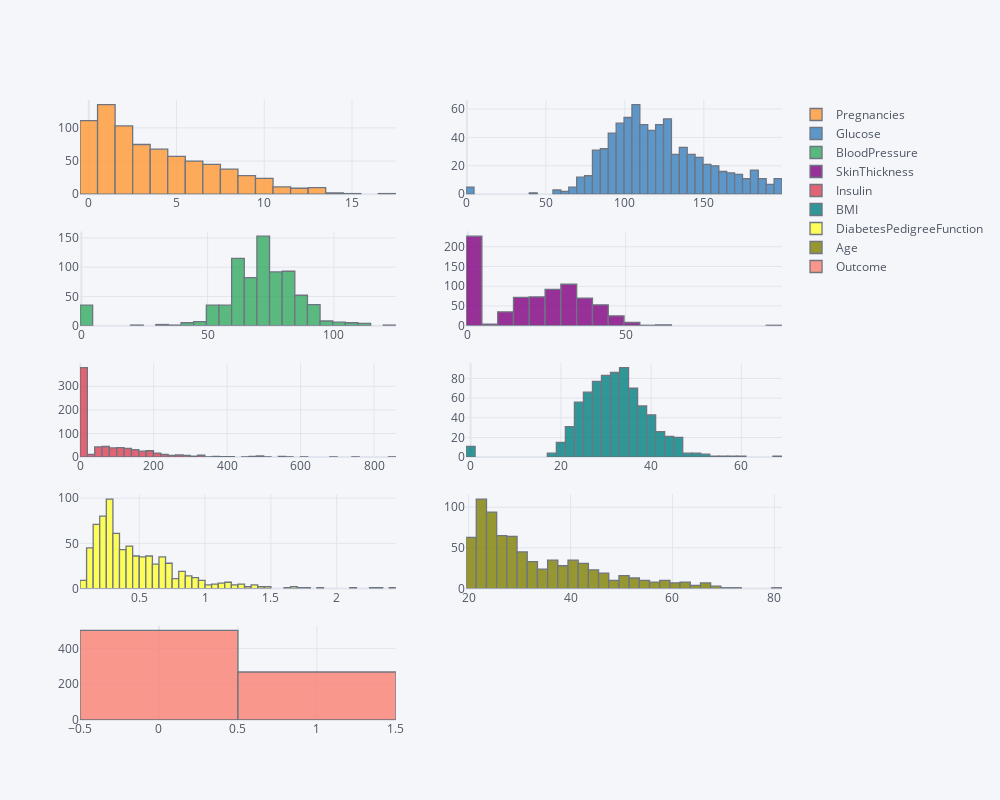

Notebook code for this chart:
### Markdown cell above
**=>** No Null vals whatsoever!

### Code cell
### bird-eye view of dataset

df.iplot(kind='hist', subplots=True, dimensions=(1000, 800))

### Figure 1 — Plotly figure (JSON) as saved in the notebook; plotly's stock layout.template omitted (floating-point values rounded to 4 significant figures; data arrays with more than 128 entries replaced by an {"elided": "..."} marker saying what was removed)
{"data": [{"histfunc": "count", "histnorm": "", "marker": {"color": "rgba(255, 153, 51, 1.0)", "line": {"color": "#4D5663", "width": 1.3}}, "name": "Pregnancies", "opacity": 0.8, "orientation": "v", "type": "histogram", "x": {"elided": "768 int values"}, "xaxis": "x", "yaxis": "y"}, {"histfunc": "count", "histnorm": "", "marker": {"color": "rgba(55, 128, 191, 1.0)", "line": {"color": "#4D5663", "width": 1.3}}, "name": "Glucose", "opacity": 0.8, "orientation": "v", "type": "histogram", "x": {"elided": "768 int values"}, "xaxis": "x2", "yaxis": "y2"}, {"histfunc": "count", "histnorm": "", "marker": {"color": "rgba(50, 171, 96, 1.0)", "line": {"color": "#4D5663", "width": 1.3}}, "name": "BloodPressure", "opacity": 0.8, "orientation": "v", "type": "histogram", "x": {"elided": "768 int values"}, "xaxis": "x3", "yaxis": "y3"}, {"histfunc": "count", "histnorm": "", "marker": {"color": "rgba(128, 0, 128, 1.0)", "line": {"color": "#4D5663", "width": 1.3}}, "name": "SkinThickness", "opacity": 0.8, "orientation": "v", "type": "histogram", "x": {"elided": "768 int values"}, "xaxis": "x4", "yaxis": "y4"}, {"histfunc": "count", "histnorm": "", "marker": {"color": "rgba(219, 64, 82, 1.0)", "line": {"color": "#4D5663", "width": 1.3}}, "name": "Insulin", "opacity": 0.8, "orientation": "v", "type": "histogram", "x": {"elided": "768 int values"}, "xaxis": "x5", "yaxis": "y5"}, {"histfunc": "count", "histnorm": "", "marker": {"color": "rgba(0, 128, 128, 1.0)", "line": {"color": "#4D5663", "width": 1.3}}, "name": "BMI", "opacity": 0.8, "orientation": "v", "type": "histogram", "x": {"elided": "768 float values"}, "xaxis": "x6", "yaxis": "y6"}, {"histfunc": "count", "histnorm": "", "marker": {"color": "rgba(255, 255, 51, 1.0)", "line": {"color": "#4D5663", "width": 1.3}}, "name": "DiabetesPedigreeFunction", "opacity": 0.8, "orientation": "v", "type": "histogram", "x": {"elided": "768 float values"}, "xaxis": "x7", "yaxis": "y7"}, {"histfunc": "count", "histnorm": "", "marker": {"color": "rgba(128, 128, 0, 1.0)", "line": {"color": "#4D5663", "width": 1.3}}, "name": "Age", "opacity": 0.8, "orientation": "v", "type": "histogram", "x": {"elided": "768 int values"}, "xaxis": "x8", "yaxis": "y8"}, {"histfunc": "count", "histnorm": "", "marker": {"color": "rgba(251, 128, 114, 1.0)", "line": {"color": "#4D5663", "width": 1.3}}, "name": "Outcome", "opacity": 0.8, "orientation": "v", "type": "histogram", "x": {"elided": "768 int values"}, "xaxis": "x9", "yaxis": "y9"}], "layout": {"barmode": "overlay", "height": 800, "legend": {"bgcolor": "#F5F6F9", "font": {"color": "#4D5663"}}, "paper_bgcolor": "#F5F6F9", "plot_bgcolor": "#F5F6F9", "title": {"font": {"color": "#4D5663"}}, "width": 1000, "xaxis": {"anchor": "y", "domain": [0, 0.45], "gridcolor": "#E1E5ED", "showgrid": true, "tickfont": {"color": "#4D5663"}, "title": {"font": {"color": "#4D5663"}, "text": ""}, "zerolinecolor": "#E1E5ED"}, "xaxis10": {"anchor": "y10", "domain": [0.55, 1], "gridcolor": "#E1E5ED", "showgrid": true, "tickfont": {"color": "#4D5663"}, "title": {"font": {"color": "#4D5663"}, "text": ""}, "zerolinecolor": "#E1E5ED"}, "xaxis2": {"anchor": "y2", "domain": [0.55, 1], "gridcolor": "#E1E5ED", "showgrid": true, "tickfont": {"color": "#4D5663"}, "title": {"font": {"color": "#4D5663"}, "text": ""}, "zerolinecolor": "#E1E5ED"}, "xaxis3": {"anchor": "y3", "domain": [0, 0.45], "gridcolor": "#E1E5ED", "showgrid": true, "tickfont": {"color": "#4D5663"}, "title": {"font": {"color": "#4D5663"}, "text": ""}, "zerolinecolor": "#E1E5ED"}, "xaxis4": {"anchor": "y4", "domain": [0.55, 1], "gridcolor": "#E1E5ED", "showgrid": true, "tickfont": {"color": "#4D5663"}, "title": {"font": {"color": "#4D5663"}, "text": ""}, "zerolinecolor": "#E1E5ED"}, "xaxis5": {"anchor": "y5", "domain": [0, 0.45], "gridcolor": "#E1E5ED", "showgrid": true, "tickfont": {"color": "#4D5663"}, "title": {"font": {"color": "#4D5663"}, "text": ""}, "zerolinecolor": "#E1E5ED"}, "xaxis6": {"anchor": "y6", "domain": [0.55, 1], "gridcolor": "#E1E5ED", "showgrid": true, "tickfont": {"color": "#4D5663"}, "title": {"font": {"color": "#4D5663"}, "text": ""}, "zerolinecolor": "#E1E5ED"}, "xaxis7": {"anchor": "y7", "domain": [0, 0.45], "gridcolor": "#E1E5ED", "showgrid": true, "tickfont": {"color": "#4D5663"}, "title": {"font": {"color": "#4D5663"}, "text": ""}, "zerolinecolor": "#E1E5ED"}, "xaxis8": {"anchor": "y8", "domain": [0.55, 1], "gridcolor": "#E1E5ED", "showgrid": true, "tickfont": {"color": "#4D5663"}, "title": {"font": {"color": "#4D5663"}, "text": ""}, "zerolinecolor": "#E1E5ED"}, "xaxis9": {"anchor": "y9", "domain": [0, 0.45], "gridcolor": "#E1E5ED", "showgrid": true, "tickfont": {"color": "#4D5663"}, "title": {"font": {"color": "#4D5663"}, "text": ""}, "zerolinecolor": "#E1E5ED"}, "yaxis": {"anchor": "x", "domain": [0.848, 1], "gridcolor": "#E1E5ED", "showgrid": true, "tickfont": {"color": "#4D5663"}, "title": {"font": {"color": "#4D5663"}, "text": ""}, "zerolinecolor": "#E1E5ED"}, "yaxis10": {"anchor": "x10", "domain": [0, 0.152], "gridcolor": "#E1E5ED", "showgrid": true, "tickfont": {"color": "#4D5663"}, "title": {"font": {"color": "#4D5663"}, "text": ""}, "zerolinecolor": "#E1E5ED"}, "yaxis2": {"anchor": "x2", "domain": [0.848, 1], "gridcolor": "#E1E5ED", "showgrid": true, "tickfont": {"color": "#4D5663"}, "title": {"font": {"color": "#4D5663"}, "text": ""}, "zerolinecolor": "#E1E5ED"}, "yaxis3": {"anchor": "x3", "domain": [0.636, 0.788], "gridcolor": "#E1E5ED", "showgrid": true, "tickfont": {"color": "#4D5663"}, "title": {"font": {"color": "#4D5663"}, "text": ""}, "zerolinecolor": "#E1E5ED"}, "yaxis4": {"anchor": "x4", "domain": [0.636, 0.788], "gridcolor": "#E1E5ED", "showgrid": true, "tickfont": {"color": "#4D5663"}, "title": {"font": {"color": "#4D5663"}, "text": ""}, "zerolinecolor": "#E1E5ED"}, "yaxis5": {"anchor": "x5", "domain": [0.424, 0.576], "gridcolor": "#E1E5ED", "showgrid": true, "tickfont": {"color": "#4D5663"}, "title": {"font": {"color": "#4D5663"}, "text": ""}, "zerolinecolor": "#E1E5ED"}, "yaxis6": {"anchor": "x6", "domain": [0.424, 0.576], "gridcolor": "#E1E5ED", "showgrid": true, "tickfont": {"color": "#4D5663"}, "title": {"font": {"color": "#4D5663"}, "text": ""}, "zerolinecolor": "#E1E5ED"}, "yaxis7": {"anchor": "x7", "domain": [0.212, 0.364], "gridcolor": "#E1E5ED", "showgrid": true, "tickfont": {"color": "#4D5663"}, "title": {"font": {"color": "#4D5663"}, "text": ""}, "zerolinecolor": "#E1E5ED"}, "yaxis8": {"anchor": "x8", "domain": [0.212, 0.364], "gridcolor": "#E1E5ED", "showgrid": true, "tickfont": {"color": "#4D5663"}, "title": {"font": {"color": "#4D5663"}, "text": ""}, "zerolinecolor": "#E1E5ED"}, "yaxis9": {"anchor": "x9", "domain": [0, 0.152], "gridcolor": "#E1E5ED", "showgrid": true, "tickfont": {"color": "#4D5663"}, "title": {"font": {"color": "#4D5663"}, "text": ""}, "zerolinecolor": "#E1E5ED"}}}
